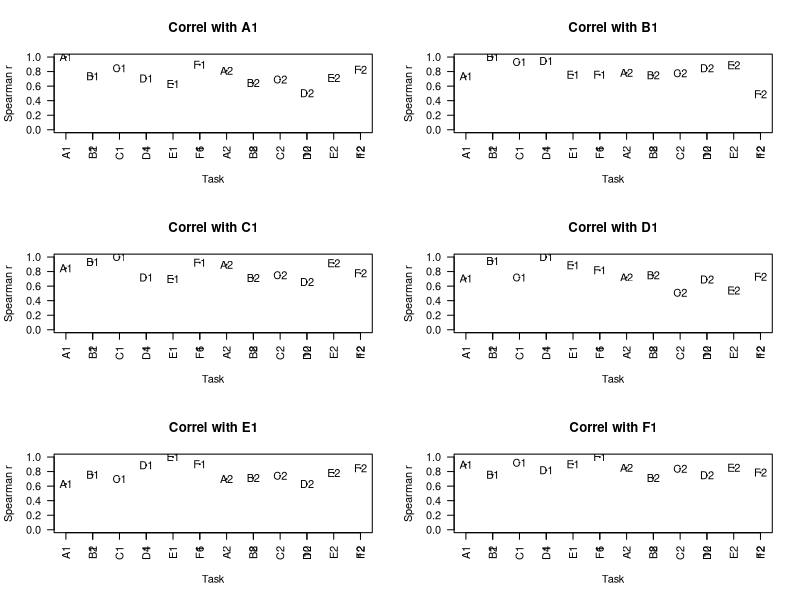
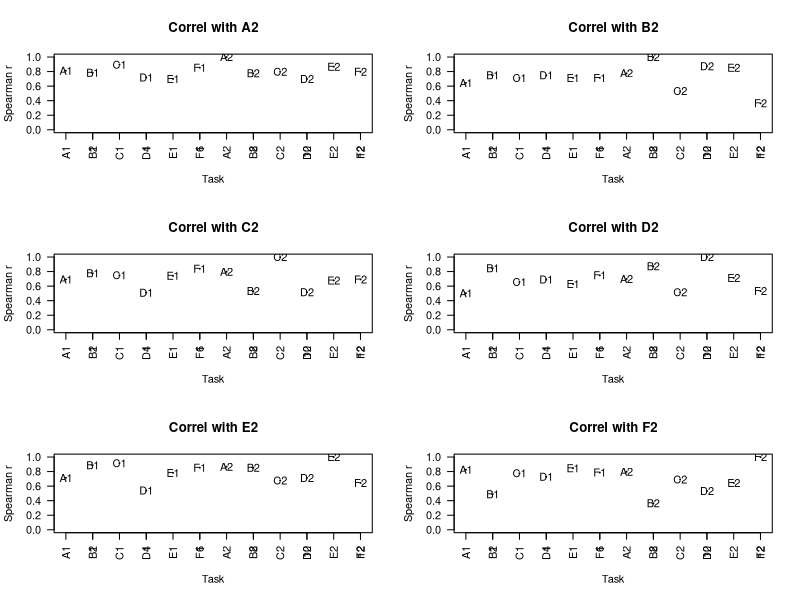

Generate these figures, in order, with R:
#Simulating LI data to check on correlation patterns
#This version runs the simulation many times to check the confidence interval around correlations
#Started DVM Bishop, 25th October 2017


library(Hmisc) #for correlations


##########################################################################
#check how many combinations of possible tasks 
x=1:6  #N tasks
m=4  #N tasks that each person does - can vary this to check impact
allcombo<-combn(x, m, FUN = NULL) #To see all combinations
ncombo<-ncol(allcombo)
##########################################################################

myN<-30 #specify N subjects for each sample
bigN<-10000 #specify size of population to sample from
partialtest<-1 #each person does one of the combinations above
#(set to zero if each person does all tests)
myfactor<-1  #set to 2 for frontal/post independent



##########################################################################
#Generate bigN random normal deviates :these simulate frontal and for posterior bias
#These corresponding to the underlying, unmeasured laterality bias for bigN people in the population
#Usually we'd have mean 0 and SD 1, but I've specified mean 1 and SD 1 for both posterior and frontal, 
#to reflect population bias to L
#This won't affect correlations but may be useful later on if we want to simulate means for different tasks
#Or if we want to simulate situation with different degrees of bias.


frontL<-rnorm(bigN,1,1) #laterality distribution frontal
postL<-rnorm(bigN,1,1) #laterality distribution posterior - independent in this case from frontL
##########################################################################

#Each task now specified as a weighted sum of frontL, postL, and error term.

#First, create blank dataframe with NAs to hold simulated data for bigN cases
alltask<-data.frame(matrix(rep(NA,bigN*12),nrow=bigN) )
mylabel=c('A1','B1','C1','D1','E1','F1','A2','B2','C2','D2','E2','F2')
colnames(alltask)<-mylabel

#Next specify the weightings and error for each task - can change these.
#We will assume we have 2 tasks predominantly frontal, 2 predom posterior and 2 equal

#mywts has one col per task; row 1 is front wt, row 2 is post wt, row 3 is error
#these are set to sum to one.
#default is 2 factors; 2 pure measures for each, two hybrid
myerr<-.35 #2 measures frontal only, 2 measures 50/50, 2 measures post only
mywts<-matrix(c(1-myerr,1-myerr,(1-myerr)/2,(1-myerr)/2,0,0,
                0,0,(1-myerr)/2,(1-myerr)/2,1-myerr,1-myerr,
                myerr,myerr,myerr,myerr,myerr,myerr),byrow=TRUE,nrow=3)
#Original version of script hand-crafted mywts - can do this if you prefer.
#This version assumes same error term for all

#Statement to include to set mywts same for all tests if myfactor is one
if (myfactor==1){
mywts[,2:6]<-mywts[,1]
}

#We now use these weights to simulate data for 2 runs with each task
thiscol<-0 #zero the counter for columns
for (j in 1:2){
  for (i in 1:6){
    thiscol<-thiscol+1 #increment to next column
    alltask[,thiscol]<-mywts[1,i]*frontL+mywts[2,i]*postL+mywts[3,i]*rnorm(bigN,0,1)
  }
}

nrun<-1000 #N runs of simulation
#create dataframe to hold all the correlations, so we can see how variable from run to run
allr<-data.frame(matrix(rep(NA,nrun*66),nrow=nrun) )
colnames(allr)<-c('A1.B1','A1.C1','A1.D1','A1.E1','A1.F1',
                  'A1.A2','A1.B2','A1.C2','A1.D2','A1.E2','A1.F2',
                  'B1.C1','B1.D1','B1.E1','B1.F1',
                  'B1.A2','B1.B2','B1.C2','B1.D2','B1.E2','B1.F2',
                  'C1.D1','C1.E1','C1.F1',
                  'C1.A2','C1.B2','C1.C2','C1.D2','C1.E2','C1.F2',
                  'D1.E1','D1.F1',
                  'D1.A2','D1.B2','D1.C2','D1.D2','D1.E2','D1.F2',
                  'E1.F1',
                  'E1.A2','E1.B2','E1.C2','E1.D2','E1.E2','E1.F2',
                  'F1.A2','F1.B2','F1.C2','F1.D2','F1.E2','F1.F2',
                  'A2.B2','A2.C2','A2.D2','A2.E2','A2.F2',
                  'B2.C2','B2.D2','B2.E2','B2.F2',
                  'C2.D2','C2.E2','C2.F2',
                  'D2.E2','D2.F2',
                  'E2.F2')

for (j in 1:nrun)
{
  #Now sample myN cases from the population
  alltask.N<-alltask[sample(bigN,myN),]
  
  #Now substitute NA for tasks that were not done
  if(partialtest==1){
    mycount<-0
    for (k in 1:myN){
      mycount<-mycount+1
      if(mycount>ncombo){mycount<-1}
      thiscombo<-c(allcombo[,mycount],6+allcombo[,mycount]) #same tests time 1 and 2
      alltask.N[k,-thiscombo]<-NA #tests that aren't in thiscombo are assigned to NA
    }
  }
  #Now compute Spearman correlations between tasks within our sample
  #Hmisc package has options for Spearman/Pearson. They will be v similar for normal data
  #but later if we want to simulate non-normal data, we will need spearman.
  mycorrs<-rcorr(as.matrix(alltask.N), type="spearman") 
  mycorrs<-mycorrs$r #we just want the correlations and not the p-values that rcorr generates
  mycorrs<-data.frame(mycorrs)
  
  #Build up pairwise correlations for allr table from upper triangle of full matrix
  allr[j,]<-c(mycorrs[1,2:12],mycorrs[2,3:12],mycorrs[3,4:12],mycorrs[4,5:12],mycorrs[5,6:12],
              mycorrs[6,7:12],mycorrs[7,8:12],mycorrs[8,9:12],mycorrs[9,10:12],mycorrs[10,11:12],mycorrs[11,12])
}

#For illustration of pattern of correlations we save and plot the last one
mycorrs<-cbind(1:12,mycorrs) #add a serial set of numbers so we can plot easily
colnames(mycorrs)<-c('X',mylabel)
par( mfrow = c( 3, 2 ) )
for (i in 2:13){
  mytitle<-paste('Correl with',colnames(mycorrs[i]))
  label2<-mylabel
  thislabel<-paste0(mylabel,colnames(mycorrs[i]))
  par(las=2)
  plot(mycorrs[,1],mycorrs[,i],main=mytitle,type='p',
       xlab='Task',ylab='Spearman r',cex=.1,ylim=c(0,1)) #cex: low value makes pts v small
  axis(1, at=1:12, labels=mylabel)
  
  text(mycorrs[,1],mycorrs[,i], #text to be written at x and y coordinate points
       label=mylabel) #overwrite the dots depicting correlations with the pairwise test letters
}


#create data frame to hold summary data for each pairwise correlation, averaged across all runs
rsummary<-data.frame(matrix(rep(NA,66*4),nrow=66) )
colnames(rsummary)<-c('Tests','Mean.r','lower95CI','upper95CI')
rsummary[,1]<-colnames(allr)
rsummary[,2]<-apply(allr,2,mean)#mean correlation
for (i in 1:66){
  rsummary[i,3]<-quantile(allr[,i],.025,na.rm=TRUE) #corrected! previously had .05 which -> 90% 2-tailed
  rsummary[i,4]<-quantile(allr[,i],.925,na.rm=TRUE)
}

#write the summary data to file with filename
filename<-paste0('N',myN,'_tested_on_',m,'_err',mywts[3,1],'_',myfactor,'factor.csv')
write.csv(rsummary, filename)

#also write raw data from the last run
filename2<-paste0('raw_N',myN,'_tested_on_',m,'_err',mywts[3,1],'_',myfactor,'factor.csv')
write.csv(rsummary, filename)
